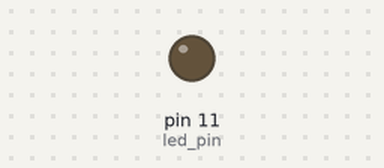
Bench run of a sketch on a simulated Arduino Uno, built with avr-gcc and run on an emulated ATmega328P. Shown: output pins drawn as LEDs (lit = HIGH).

Above: at 0.15 s.
At 39.75 s:
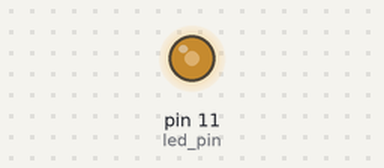
Timing chart, 0 to 40.0 s (numbered marks = the images above):
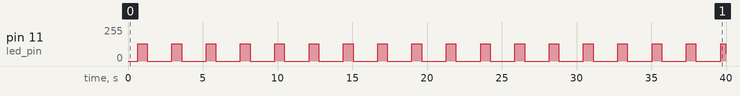

Measured:
- by itself, pin 11 (led_pin): 0/255 → 128/255 at 0.64 s, → 0/255 0.65 s later, → 128/255 1.6 s later, → 0/255 0.65 s later, … (36 changes in this stretch)

The sketch:

heartbeat.ino
```cpp
// (licence header left out)
// Initialize variable with the pin number which we'll be using. Ensure
// that it's a PWM pin.
int led_pin = 11;

// Initialize a few variables that we'll be using in our loop function
// for controlling LED brightness
int value = 0, // current brigthness
    value_max = 128,  // maximum brightness (brightness doesn't change
                      // much above this value)
    number_of_steps = 256, // steps taken between fully OFF and fully ON
    step_delay_ms = 5, // wait 5ms at each intensity value
    cycle_delay_ms = 1000; // stay off for 1000ms between cycles

void setup()
{
  // Technically, the next line is unnecessary.  Because we'll be driving
  // the pin with the function analogWrite(), we don't need to set it as
  // an OUTPUT.  It doesn't hurt to do it anyway.
  pinMode(led_pin, OUTPUT);
}

// Most variables can be initialized outside the setup and loop functions
// though above the point where they're first used
int step_size = max( (int)value_max/number_of_steps, 1 );

void loop()
{
  analogWrite(led_pin, value); //set the current LED brightness
  delay(step_delay_ms); //hold the value for a short time
  value+=step_size; //increase the current value for the next iteration

  // if we've reached the maximum or minimum value, change direction of
  // change in brightness (i.e., increasing -> decreasing or viceversa)
  if( (value>value_max)||(value<0) )
  {
    step_size *= -1;
    value+=step_size; // ensure that value stays within bounds
    if(value == 0)
      delay(cycle_delay_ms); // hold 1 second off starting each cycle
  }
}
```
